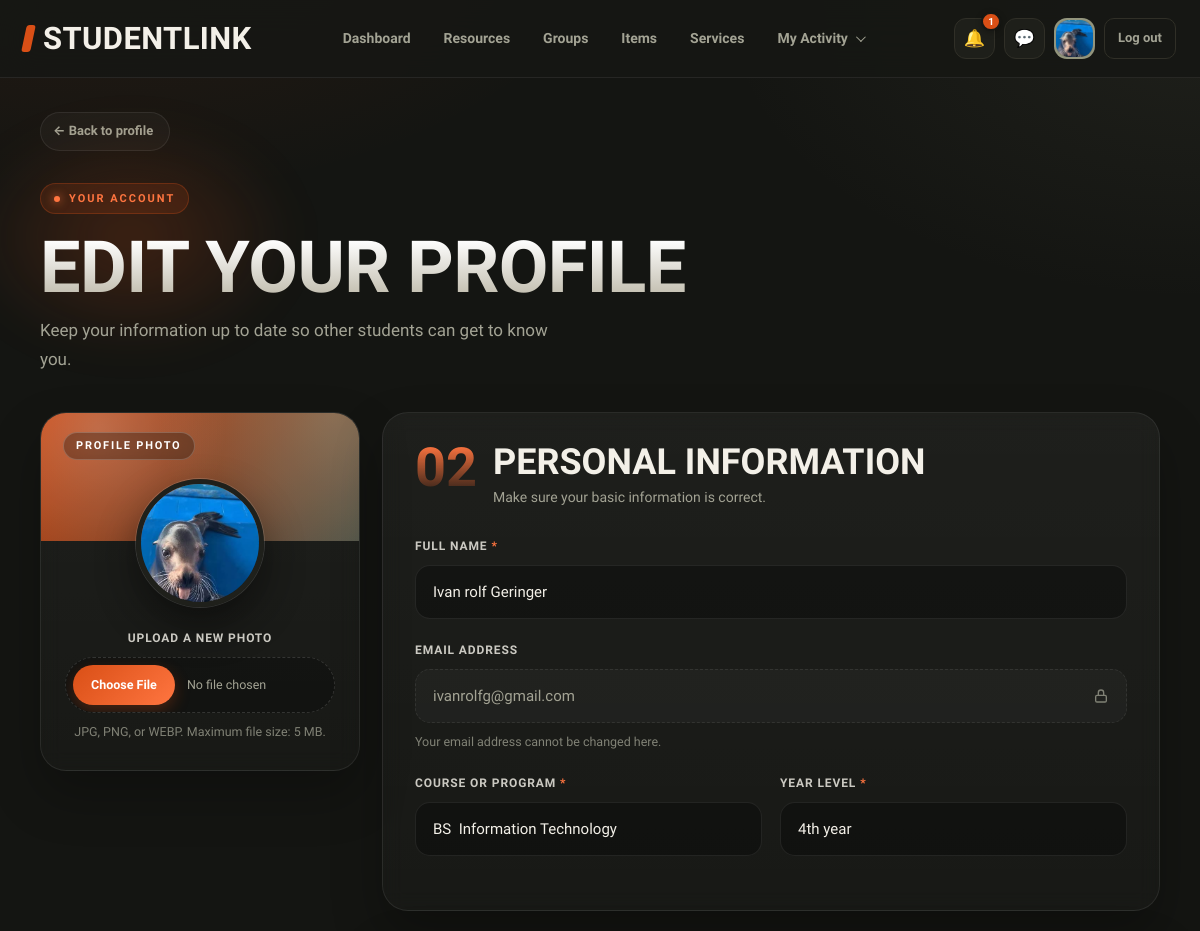
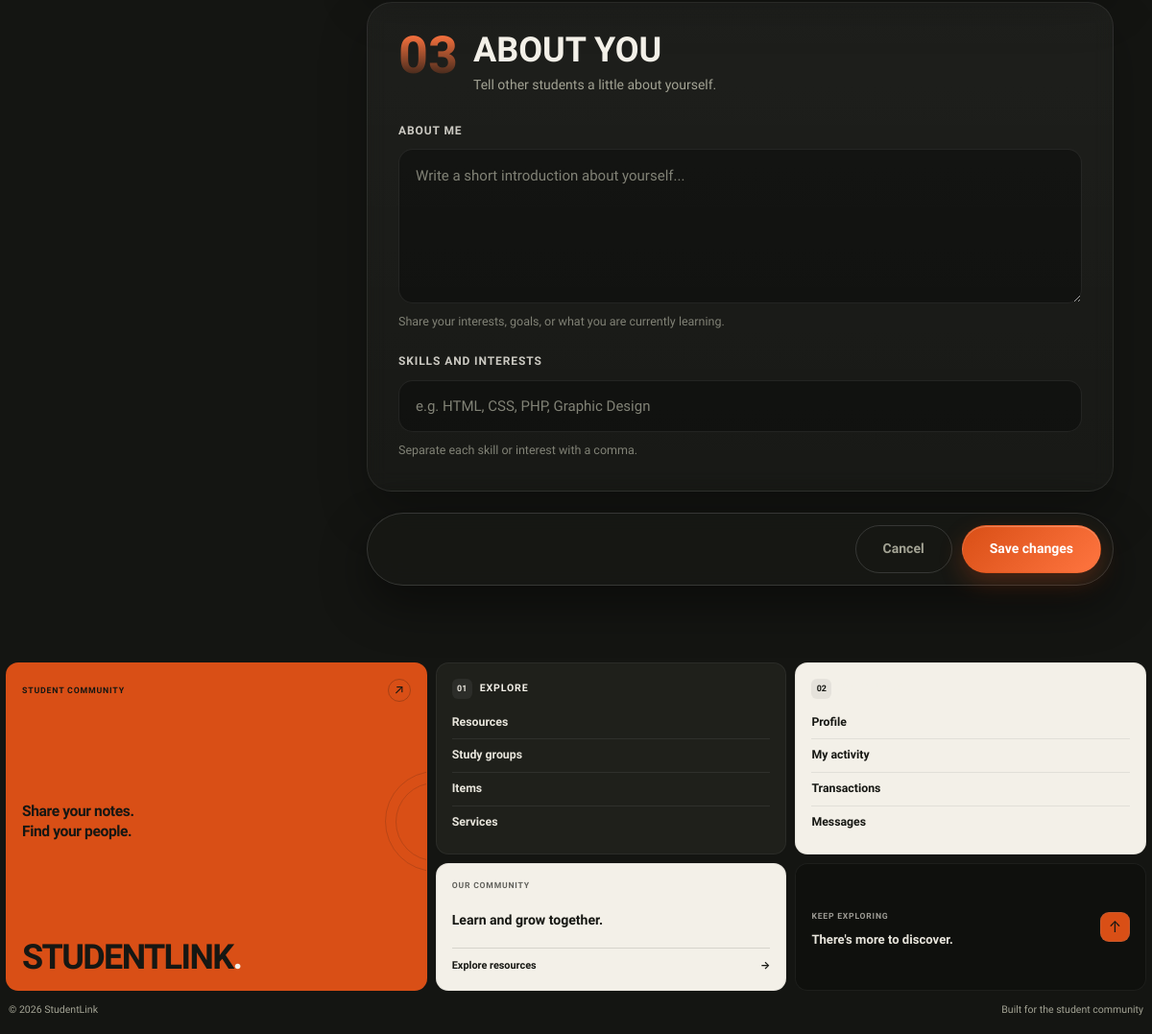
Page /profile-edit.php (signed in) on the committed database (2 pictures, top to bottom).
### tables this page shows
CREATE TABLE `users` (
  `id` int(10) UNSIGNED NOT NULL,
  `full_name` varchar(100) NOT NULL,
  `email` varchar(150) NOT NULL,
  `password_hash` varchar(255) DEFAULT NULL,
  `google_id` varchar(64) DEFAULT NULL,
  `course` varchar(50) DEFAULT NULL,
  `year_level` varchar(20) DEFAULT NULL,
  `about` text DEFAULT NULL,
  `skills` varchar(255) DEFAULT NULL,
  `photo_path` varchar(255) DEFAULT NULL,
  `role` enum('student','admin') NOT NULL DEFAULT 'student',
  `status` enum('Active','Suspended') NOT NULL DEFAULT 'Active',
  `created_at` timestamp NOT NULL DEFAULT current_timestamp()
);

### includes/functions.php (called while the page is built, shortened)
<?php
function e($v) {
    return htmlspecialchars((string)$v, ENT_QUOTES, 'UTF-8');
}

### profile-edit.php (the view, shortened to what this page needs)
<?php
require_once __DIR__ . '/db_connect.php';
require_once __DIR__ . '/includes/functions.php';
$userId = (int) $_SESSION['user_id'];
$stmt = $conn->prepare("
    SELECT id, full_name, email, course, year_level,
           about, skills, photo_path, status
    FROM users
    WHERE id = ?
    LIMIT 1
");
$stmt->bind_param('i', $userId);
$stmt->execute();
$profile = $stmt->get_result()->fetch_assoc();
$user = [
    'name'    => $profile['full_name'] ?? '',
    'email'   => $profile['email'] ?? '',
    'program' => $profile['course'] ?? '',
    'year'    => $profile['year_level'] ?? '',
    'about'   => $profile['about'] ?? '',
    'skills'  => !empty($profile['skills'])
        ? array_filter(array_map('trim', explode(',', $profile['skills'])))
        : [],
    'photo'   => $profile['photo_path'] ?? ''
];
$active = 'profile';
$css = ['profile-edit'];
include __DIR__ . '/includes/header.php';
$formName = $_POST['name'] ?? $user['name'];
$formProgram = $_POST['program'] ?? $user['program'];
$formYear = $_POST['year'] ?? $user['year'];
$formAbout = $_POST['about'] ?? $user['about'];
$formSkills = $_POST['skills'] ?? implode(', ', $user['skills']);
?>
<main class="wrap profile-edit-page">
    <a class="back" href="profile.php" aria-label="Back to profile">
        &larr; Back to profile
    </a>
    <section class="edit-intro">
        <div>
            <p class="eyebrow">YOUR ACCOUNT</p>
            <h1>Edit your profile</h1>
            <p>Keep your information up to date so other students can get to know you.</p>
        </div>
    </section>
    <form
        class="form-card"
        method="post"
        enctype="multipart/form-data"
    >
        <section class="edit-section">
            <div class="section-heading">
                <div>
                    <h2>Profile photo</h2>
                </div>
            </div>
            <div class="photo-row">
                <?php if (!empty($user['photo'])): ?>
                    <img
                        class="avatar-lg profile-preview"
                        src="<?= e($user['photo']) ?>"
                        alt="Current profile photo"
                    >
                <?php else: ?>
                    <div class="avatar-lg">
                        <?= e(initials($user['name'])) ?>
                    </div>
                <?php endif; ?>
                <div class="field photo-field">
                    <label for="photo">Upload a new photo</label>
                    <input
                        id="photo"
                        name="photo"
                        type="file"
                        accept=".jpg,.jpeg,.png,.webp,image/jpeg,image/png,image/webp"
                    >
                    <small>JPG, PNG, or WEBP. Maximum file size: 5 MB.</small>
                </div>
            </div>
        </section>
        <section class="edit-section">
            <div class="section-heading">
                <span class="section-number">02</span>
                <div>
                    <h2>Personal information</h2>
                    <p>Make sure your basic information is correct.</p>
                </div>
            </div>
            <div class="field">
                <label for="name">Full name <span>*</span></label>
                <input
                    id="name"
                    name="name"
                    type="text"
                    maxlength="100"
                    value="<?= e($formName) ?>"
                    placeholder="Enter your full name"
                    required
                >
            </div>
            <div class="field">
                <label for="email">Email address</label>
                <input
                    id="email"
                    type="email"
                    value="<?= e($user['email']) ?>"
                    readonly
                    aria-describedby="email-note"
                >
                <small id="email-note">Your email address cannot be changed here.</small>
            </div>
            <div class="row">
                <div class="field">
                    <label for="program">Course or program <span>*</span></label>
                    <input
                        id="program"
                        name="program"
                        type="text"
                        maxlength="255"
                        value="<?= e($formProgram) ?>"
                        placeholder="e.g. BS Information Technology"
                        required
                    >
                </div>
                <div class="field">
                    <label for="year">Year level <span>*</span></label>
                    <input
                        id="year"
                        name="year"
                        type="text"
                        maxlength="50"
                        value="<?= e($formYear) ?>"
                        placeholder="e.g. 3rd Year"
                        required
                    >
                </div>
            </div>
        </section>
        <section class="edit-section">
            <div class="section-heading">
                <span class="section-number">03</span>
                <div>
                    <h2>About you</h2>
                    <p>Tell other students a little about yourself.</p>
                </div>
            </div>
            <div class="field">
                <label for="about">About me</label>
                <textarea
                    id="about"
                    name="about"
                    rows="5"
                    maxlength="5000"
                    placeholder="Write a short introduction about yourself..."
                ><?= e($formAbout) ?></textarea>
                <small>Share your interests, goals, or what you are currently learning.</small>
            </div>
            <div class="field">
                <label for="skills">Skills and interests</label>
                <input
                    id="skills"
                    name="skills"
                    type="text"
                    maxlength="2000"
                    value="<?= e($formSkills) ?>"
                    placeholder="e.g. HTML, CSS, PHP, Graphic Design"
                >
                <small>Separate each skill or interest with a comma.</small>
            </div>
        </section>
        <div class="actions">
            <a class="btn btn-quiet" href="profile.php">Cancel</a>
            <button class="btn btn-primary" type="submit">
                Save changes
            </button>
        </div>
    </form>
</main>
<?php include __DIR__ . '/includes/footer.php'; ?>

### includes/header.php (shortened to what this page needs)
<?php
require_once __DIR__ . '/functions.php';
require_once __DIR__ . '/../db_connect.php';
$css = $css ?? [];
$active = $active ?? '';
$bare = $bare ?? false;
$headerName = $_SESSION['full_name']
    ?? $_SESSION['user']
    ?? 'Student';
$headerPhoto = '';
$unreadNotificationCount = 0;
if (!empty($_SESSION['user_id'])) {
    $headerUserId = (int) $_SESSION['user_id'];
    $photoStmt = $conn->prepare("
        SELECT full_name, photo_path
        FROM users
        WHERE id = ?
        LIMIT 1
    ");
    if ($photoStmt) {
        $photoStmt->bind_param('i', $headerUserId);
        $photoStmt->execute();
        $photoResult = $photoStmt->get_result();
        $headerUser = $photoResult->fetch_assoc();
        if ($headerUser) {
            $headerName = $headerUser['full_name'] ?: $headerName;
            if (!empty($headerUser['photo_path'])) {
                $headerPhoto = $headerUser['photo_path'];
            }
        }
    }
    $notificationStmt = $conn->prepare("
        SELECT COUNT(*) AS unread_count
        FROM notifications
        WHERE user_id = ?
        AND is_read = 0
    ");
    if ($notificationStmt) {
        $notificationStmt->bind_param('i', $headerUserId);
        $notificationStmt->execute();
        $notificationResult = $notificationStmt->get_result();
        $notificationRow = $notificationResult->fetch_assoc();
        $unreadNotificationCount = (int) (
            $notificationRow['unread_count'] ?? 0
        );
    }
}
?>
<!DOCTYPE html>
<html lang="en">
<head>
    <?php foreach ($css as $stylesheet): ?>
        <link
            rel="stylesheet"
            href="css/<?= e($stylesheet) ?>.css"
        >
    <?php endforeach; ?>
</head>
<body>
<?php if (!$bare): ?>
<nav class="nav" aria-label="Main navigation">
    <a class="logo" href="dashboard.php">StudentLink</a>
    <div class="nav-links">
        <?php
        $navigation = [
            'dashboard' => 'Dashboard',
            'resources' => 'Resources',
            'groups'    => 'Groups',
            'items'     => 'Items',
            'services'  => 'Services'
        ];
        foreach ($navigation as $key => $label):
        ?>
            <a
                href="<?= e($key) ?>.php"
                <?= $active === $key ? 'aria-current="page"' : '' ?>
            >
                <?= e($label) ?>
            </a>
        <?php endforeach; ?>
        <div class="activity-menu" id="activity-menu">
            <button
                type="button"
                class="activity-trigger <?= in_array($active, ['activity', 'transactions'], true) ? 'menu-active' : '' ?>"
                id="activity-menu-button"
                aria-expanded="false"
                aria-controls="activity-dropdown"
            >
                My Activity
                <span class="activity-chevron" aria-hidden="true"></span>
            </button>
        </div>
    </div>
    <div class="nav-tools">
        <a
            class="icon-btn notification-link"
            href="notifications.php"
            aria-label="<?= $unreadNotificationCount > 0
                ? 'Notifications, ' . $unreadNotificationCount . ' unread'
                : 'Notifications' ?>"
            title="Notifications"
            <?= $active === 'notifications' ? 'aria-current="page"' : '' ?>
        >
            &#128276;
            <?php if ($unreadNotificationCount > 0): ?>
                <span class="notification-badge">
                    <?= $unreadNotificationCount > 99
                        ? '99+'
                        : $unreadNotificationCount ?>
                </span>
            <?php endif; ?>
        </a>
        <a
            class="icon-btn"
            href="messages.php"
            aria-label="Messages"
            title="Messages"
            <?= $active === 'messages' ? 'aria-current="page"' : '' ?>
        >
            &#128172;
        </a>
        <a
            class="avatar"
            href="profile.php"
            aria-label="Your profile"
            title="<?= e($headerName) ?>"
        >
            <?php if ($headerPhoto !== ''): ?>
                <img
                    src="<?= e($headerPhoto) ?>"
                    alt="Your profile photo"
                >
            <?php else: ?>
                <?= e(initials($headerName)) ?>
            <?php endif; ?>
        </a>
        <a class="logout" href="logout.php">Log out</a>
    </div>
</nav>
<?php endif; ?>
</body>
</html>

### includes/header.php (style rules this page uses)
:root { --nav-bg: #161714; --nav-panel: #1e1f1a; --nav-hover: #25261f; --nav-line: #302f27; --nav-line-light: #403f35; --nav-stone: #f3f0e8; --nav-muted: #a3a394; --nav-orange: #d94f16; --nav-orange-light: #ff7540; --nav-orange-soft: rgba(217, 79, 22, 0.12); --nav-olive: #85876d; --nav-head: 'Big Shoulders Display', 'Arial Narrow', Impact, sans-serif; --nav-body: 'Source Sans 3', system-ui, -apple-system, 'Segoe UI', sans-serif; }
.nav, .nav * { box-sizing: border-box; }
.nav { position: sticky; top: 0; z-index: 1000; display: flex; align-items: center; justify-content: space-between; gap: 22px; width: 100%; min-height: 78px; margin: 0; padding: 14px max(24px, calc((100% - 1440px) / 2)); color: var(--nav-stone); background: rgba(22, 23, 20, 0.96); border: 0; border-bottom: 1px solid rgba(255, 255, 255, 0.07); font-family: var(--nav-body); backdrop-filter: blur(18px); -webkit-backdrop-filter: blur(18px); }
.nav a { text-decoration: none; transition: color 0.2s ease, background 0.2s ease, border-color 0.2s ease; }
.nav .logo { display: inline-flex; align-items: center; flex-shrink: 0; color: var(--nav-stone); font-family: var(--nav-head); font-size: 31px; font-weight: 900; line-height: 1; letter-spacing: 0.4px; text-transform: uppercase; white-space: nowrap; }
.nav .logo::before { width: 9px; height: 27px; margin-right: 10px; background: var(--nav-orange); border-radius: 3px; content: ""; transform: skew(-12deg); }
.nav .nav-links { display: flex; align-items: center; justify-content: center; flex: 1; gap: 5px; min-width: 0; margin: 0; padding: 0; list-style: none; }
.nav .nav-links > a, .nav .activity-trigger { display: inline-flex; align-items: center; justify-content: center; gap: 8px; min-height: 42px; padding: 9px 13px; color: var(--nav-muted); background: transparent; border: 1px solid transparent; border-radius: 10px; font-family: var(--nav-body); font-size: 14px; font-weight: 700; line-height: 1.3; white-space: nowrap; cursor: pointer; }
.nav .activity-menu { position: relative; flex-shrink: 0; }
.nav .activity-trigger { appearance: none; -webkit-appearance: none; }
.nav .activity-trigger .activity-chevron { display: inline-block; width: 7px; height: 7px; border-right: 1.5px solid currentColor; border-bottom: 1.5px solid currentColor; transform: rotate(45deg) translateY(-2px); transition: transform 0.2s ease; }
.nav .nav-tools { display: flex; align-items: center; justify-content: flex-end; gap: 9px; flex-shrink: 0; margin: 0; padding: 0; border: 0; }
.nav .icon-btn { display: inline-flex; align-items: center; justify-content: center; flex-shrink: 0; width: 41px; height: 41px; padding: 0; color: var(--nav-stone); background: var(--nav-panel); border: 1px solid var(--nav-line); border-radius: 12px; font-family: var(--nav-body); font-size: 17px; line-height: 1; }
.nav .notification-link { position: relative; overflow: visible; }
.nav .notification-badge { position: absolute; top: -7px; right: -7px; z-index: 5; display: flex; align-items: center; justify-content: center; min-width: 19px; height: 19px; padding: 0 5px; color: #ffffff; background: #d94f16; border: 2px solid #161714; border-radius: 20px; font-family: var(--nav-body); font-size: 10px; font-weight: 800; line-height: 1; white-space: nowrap; box-shadow: 0 2px 6px rgba(0, 0, 0, 0.25); }
.nav .avatar { display: inline-flex; align-items: center; justify-content: center; flex-shrink: 0; width: 41px; height: 41px; color: var(--nav-stone); background: var(--nav-olive); border: 2px solid rgba(243, 240, 232, 0.12); border-radius: 13px; font-size: 14px; font-weight: 800; text-transform: uppercase; overflow: hidden; padding: 0; }
.nav .avatar img { display: block; width: 100%; height: 100%; object-fit: cover; border-radius: inherit; }
.nav .logout { display: inline-flex; align-items: center; justify-content: center; flex-shrink: 0; min-height: 41px; padding: 8px 13px; color: var(--nav-muted); background: transparent; border: 1px solid var(--nav-line); border-radius: 10px; font-size: 13px; font-weight: 700; white-space: nowrap; }

### rows in the picture
users: photo_path (picture), name "Ivan rolf Geringer", email "ivanrolfg@gmail.com", program "BS Information Technology", year "4th year"

### other values in the picture
$label "Dashboard"
$label "Resources"
$label "Groups"
$label "Items"
$label "Services"
$unreadNotificationCount "1"
